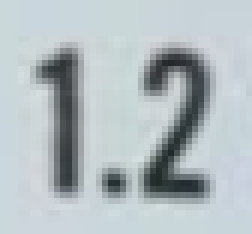
#> input picture zero_and_maxvalue/1.2.PNG, 42 x 39 px, found by its file name (shown 6 times larger)
$ jupyter execute number_segmentation.ipynb
#> lines starting #> are read from the running program, lines starting #| are printed output that depends on the picture; after the words box and inside, x2 and y2 are one past the last pixel; in counts of white or black regions, pixels touching at a corner belong together
[cell 1]
import cv2
# 读取图像，并把图像转换为灰度图像并显示
img = cv2.imread("1.2.png")  # 读取图片
#> img is the input picture: shape (39, 42, 3); mean B, G, R 192, 188.3, 178.4
img_gray = cv2.cvtColor(img, cv2.COLOR_BGR2GRAY)   # 转换了灰度化
cv2.imshow('gray', img_gray)  # 显示图片
cv2.waitKey(0)
# 将灰度图像二值化，设定阈值是100
img_thre = img_gray
cv2.threshold(img_gray, 100, 255, cv2.THRESH_BINARY_INV, img_thre)
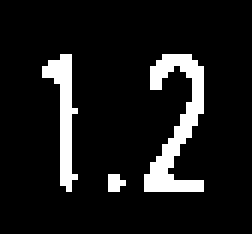
#> img_gray: shape (39, 42) (shown 6 times larger); 10% white in thin lines or dots, all inside (x1, y1, x2, y2) = (7, 9, 34, 32)
cv2.imshow('threshold', img_thre)
cv2.waitKey(0)
# 保存黑白图片
cv2.imwrite('thre_res.png', img_thre)
# 分割字符
white = []  # 记录每一列的白色像素总和
black = []  # ..........黑色.......
height = img_thre.shape[0]
#> height = 39
width = img_thre.shape[1]
#> width = 42
white_max = 0
black_max = 0
# 计算每一列的黑白色像素总和
for i in range(width):
    s = 0  # 这一列白色总数
    t = 0  # 这一列黑色总数
    for j in range(height):
        if img_thre[j][i] == 255:
            s += 1
        if img_thre[j][i] == 0:
            t += 1
    white_max = max(white_max, s)
    black_max = max(black_max, t)
    white.append(s)
    black.append(t)
    print(s)
    print(t)
arg = False  # False表示白底黑字；True表示黑底白字
if black_max > white_max:
    arg = True
 # 分割图像
def find_end(start_):
    end_ = start_+1
    for m in range(start_+1, width-1):
        if (black[m] if arg else white[m]) > (0.95 * black_max if arg else 0.95 * white_max):  # 0.95这个参数请多调整，对应下面的0.05
            end_ = m
            break
    return end_
n = 1
start = 1
end = 2
while n < width-2:
    n += 1
    if (white[n] if arg else black[n]) > (0.05 * white_max if arg else 0.05 * black_max):
        # 上面这些判断用来辨别是白底黑字还是黑底白字
        # 0.05这个参数请多调整，对应上面的0.95
        start = n
        end = find_end(start)
        n = end
        if end-start > 5:
            cj = img_thre[1:height, start:end]
            cv2.imshow('caijian', cj)
            cv2.waitKey(0)
